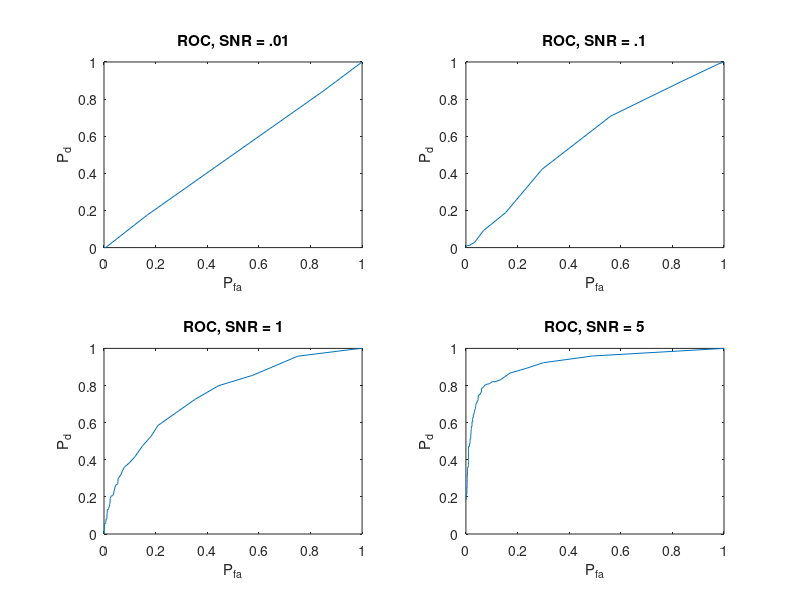
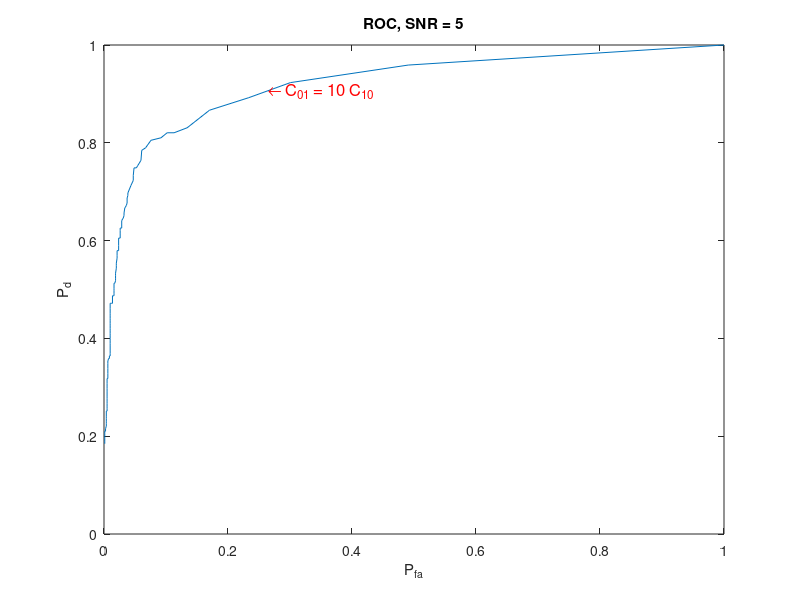

MATLAB code for these plots, in order: (Note: this script raises an error after producing the figures.)
clear all; close all; clc;
% Koch Gaitan Nemati HW2 Stoch
%% Part 1 radar Detection

snr = 10; 
not_present_prob = .8;
num_sims = 1e3;
A = 1;
var = A/snr;
format longG;

x = zeros(2,num_sims);
for i = 1:num_sims
    if rand > not_present_prob %is present
        x(1,i) = sqrt(var) * randn(1) + A;
        x(2,i) = 1;
    else %isnt present
        x(1,i) = sqrt(var) * randn(1);
        x(2,i) = 0;
    end
end

pdf_there = 1/(sqrt(2 * pi * var)) * exp(-(x(1,:) - A) .^ 2 / (2 * var));
pdf_not_there = 1/(sqrt(2 * pi * var)) * exp(-x(1,:) .^2 / (2 * var));
predictions = (pdf_there * (1 - not_present_prob) > pdf_not_there * not_present_prob);
accuracy = sum(predictions == x(2,:)) / num_sims; %error rate is 1 - accuracy

%ROC Calculations
snrs = [.01 .1 1 5]; 
etas = linspace(-100,100,num_sims);
pds = zeros(length(snrs),length(etas)); %storage for P_d's 
pfas = zeros(length(snrs),length(etas)); %storage for P_fa's
for i = 1:length(snrs)
    snr = snrs(i);
    var = A / snr;
    x = zeros(2,num_sims);
    for j = 1:num_sims %generate the data at this snr
        if rand > not_present_prob %is present
            x(1,j) = sqrt(var) * randn(1) + A;
            x(2,j) = 1;
        else %isnt present
            x(1,j) = sqrt(var) * randn(1);
            x(2,j) = 0;
        end
    end
    pdf_there = 1/(sqrt(2 * pi * var)) * exp(-(x(1,:) - A) .^ 2 / (2 * var));
    pdf_not_there = 1/(sqrt(2 * pi * var)) * exp(-x(1,:) .^2 / (2 * var));
    for j = 1:length(etas)
        eta = etas(j);    
        predictions = (pdf_there ./ pdf_not_there > eta);
        pds(i,j) = sum((predictions + x(2,:)) == 2) / sum(x(2,:) == 1);
        pfas(i,j) = sum((predictions - x(2,:)) == 1) / sum(x(2,:) == 0);
    end
end

figure(); 
subplot(2,2,1); plot(pfas(1,:),pds(1,:)); xlabel('P_f_a'); ylabel('P_d'); title('ROC, SNR = .01');
subplot(2,2,2);plot(pfas(2,:),pds(2,:)); xlabel('P_f_a'); ylabel('P_d'); title('ROC, SNR = .1');
subplot(2,2,3); plot(pfas(3,:),pds(3,:)); xlabel('P_f_a'); ylabel('P_d'); title('ROC, SNR = 1');
subplot(2,2,4); plot(pfas(4,:),pds(4,:)); xlabel('P_f_a'); ylabel('P_d'); title('ROC, SNR = 5');

%assume eta = (.8 * 1) / (.2 * 10)
factor = 10;
eta = not_present_prob / ((1 - not_present_prob) * factor);
predictions = (pdf_there ./ pdf_not_there > eta);
pd = sum((predictions + x(2,:)) == 2) / sum(x(2,:) == 1);
pfa = sum((predictions - x(2,:)) == 1) / sum(x(2,:) == 0);
figure();
plot(pfas(4,:),pds(4,:)); xlabel('P_f_a'); ylabel('P_d'); title('ROC, SNR = 5');
text(pfa,pd,'\leftarrow C_0_1 = 10 C_1_0','Color','red','FontSize',12);

%minimax decision is pd = 1 - pfa/10
pfas_mm = linspace(0,1,num_sims);
pds_mm = 1 - pfas_mm/10; 
[x,y] = intersections(pfas(4,:),pds(4,:),pfas_mm,pds_mm,1); %external function
text(x,y,'\leftarrow Mini-Max decision rule','Color','red','Fontsize',12);


%plot risk as a-prioris are varied at SNR = 5
P_0s = linspace(0,1,num_sims);
P_1s = ones(1,num_sims) - P_0s;
pfas = zeros(1,num_sims);
risks = zeros(1,num_sims);
snr = 10;
var = A / snr;
for i = 1:num_sims
     x = zeros(2,num_sims);
    for j = 1:num_sims %generate the data according to these priors
        if rand > P_0s(i) %is present
            x(1,j) = sqrt(var) * randn(1) + A;
            x(2,j) = 1;
        else %isnt present
            x(1,j) = sqrt(var) * randn(1);
            x(2,j) = 0;
        end
    end
    pdf_there = 1/(sqrt(2 * pi * var)) * exp(-(x(1,:) - A) .^ 2 / (2 * var));
    pdf_not_there = 1/(sqrt(2 * pi * var)) * exp(-x(1,:) .^2 / (2 * var));
    eta = P_0s(i) / (factor * P_1s(i));
    predictions = (pdf_there ./ pdf_not_there > eta);
    pd = sum((predictions + x(2,:)) == 2) / sum(x(2,:) == 1);
    pfa = sum((predictions - x(2,:)) == 1) / sum(x(2,:) == 0);
    pfas(i) = pfa;
    risks(i) = P_0s(i) * pfa + factor * P_1s(i) * pd;
end
figure();
plot(P_0s,risks); xlabel('P_0'); ylabel('Risk'); title('Risk as a Function of A-Prioris, SNR = 10');


% assume aprioris not known
% 'decision rule' : p_d = 1 - (p_f_a / 10) (figure 2 shows decision rule)
% risk = p_f_a
hold on; plot(P_0s,pfas); 
legend('Neyman Pearson','MiniMax');


% assume not there -> Y = A + Z, Z is N(O,var_z)
% there -> Y = A + X, X is N(0,var_x), var_x < var_z

ratio_z_xs = [2 4 8 16];
x = zeros(2,num_sims);
A = 5;
var_x = 1;
var_z = 5 * var_x;
for i = 1:num_sims
    if rand > not_present_prob %is present
        x(1,i) = sqrt(var_x) * randn(1) + A;
        x(2,i) = 1;
    else %isnt present
        x(1,i) = sqrt(var_z) * randn(1) + A;
        x(2,i) = 0;
    end
end

pdf_there = 1/(sqrt(2 * pi * var_x)) * exp(-(x(1,:) - A) .^ 2 / (2 * var_x));
pdf_not_there = 1/(sqrt(2 * pi * var_z)) * exp(-x(1,:) .^2 / (2 * var_z));
predictions = (pdf_there * (1 - not_present_prob) > pdf_not_there * not_present_prob);
accuracy = sum(predictions == x(2,:)) / num_sims; %error rate is 1 - accuracy

%ROC Calculations
etas = linspace(-100,100,num_sims);
pds = zeros(length(snrs),length(etas)); %storage for P_d's 
pfas = zeros(length(snrs),length(etas)); %storage for P_fa's
for i = 1:length(snrs)
    snr = snrs(i);
    var = A / snr;
    x = zeros(2,num_sims);
    for j = 1:num_sims %generate the data at this snr
        if rand > not_present_prob %is present
            x(1,j) = sqrt(var) * randn(1) + A;
            x(2,j) = 1;
        else %isnt present
            x(1,j) = sqrt(var) * randn(1);
            x(2,j) = 0;
        end
    end
    pdf_there = 1/(sqrt(2 * pi * var)) * exp(-(x(1,:) - A) .^ 2 / (2 * var));
    pdf_not_there = 1/(sqrt(2 * pi * var)) * exp(-x(1,:) .^2 / (2 * var));
    for j = 1:length(etas)
        eta = etas(j);    
        predictions = (pdf_there ./ pdf_not_there > eta);
        pds(i,j) = sum((predictions + x(2,:)) == 2) / sum(x(2,:) == 1);
        pfas(i,j) = sum((predictions - x(2,:)) == 1) / sum(x(2,:) == 0);
    end
end

figure(); 
subplot(2,2,1); plot(pfas(1,:),pds(1,:)); xlabel('P_f_a'); ylabel('P_d'); title('ROC, SNR = .01');
subplot(2,2,2);plot(pfas(2,:),pds(2,:)); xlabel('P_f_a'); ylabel('P_d'); title('ROC, SNR = .1');
subplot(2,2,3); plot(pfas(3,:),pds(3,:)); xlabel('P_f_a'); ylabel('P_d'); title('ROC, SNR = 1');
subplot(2,2,4); plot(pfas(4,:),pds(4,:)); xlabel('P_f_a'); ylabel('P_d'); title('ROC, SNR = 5');
